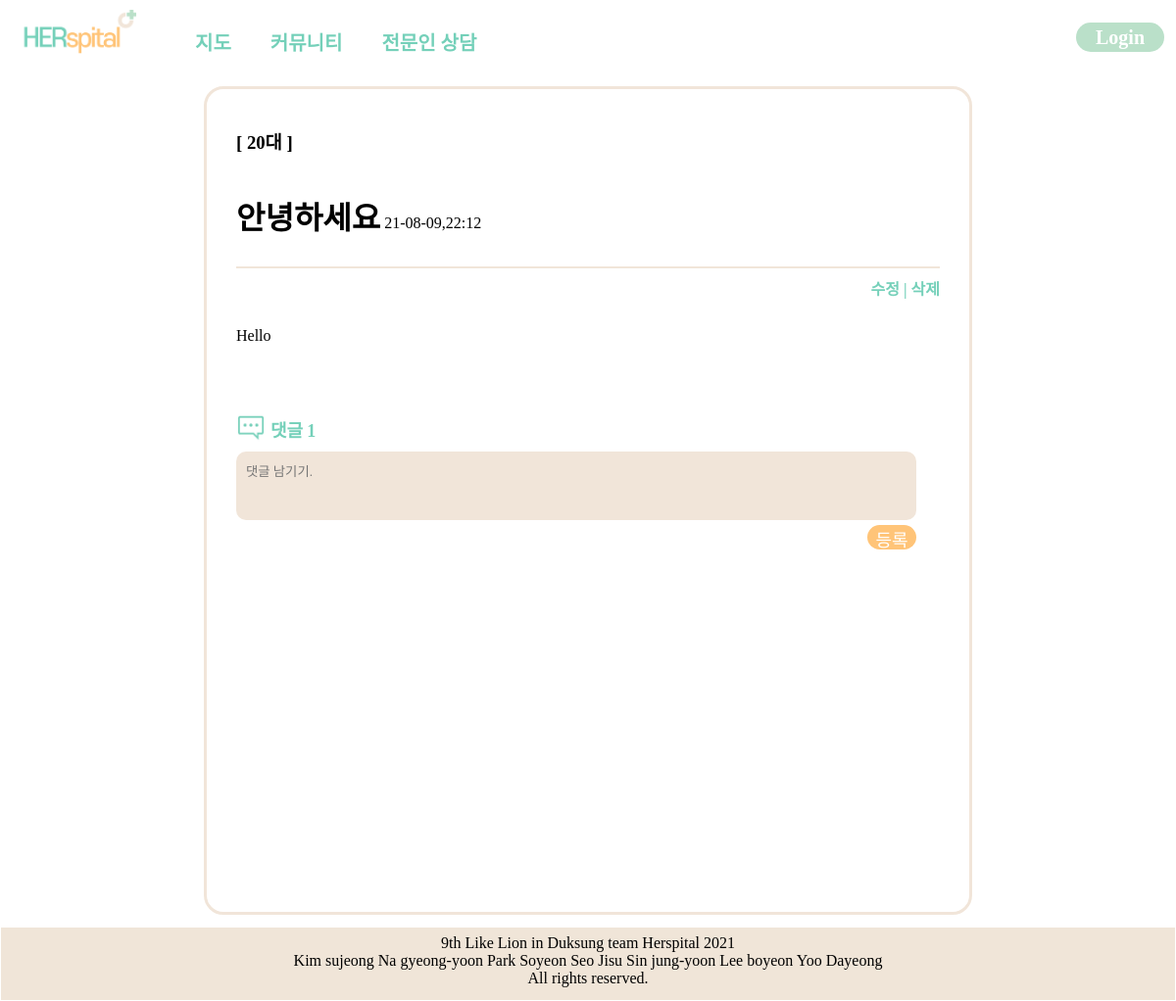
Page /community/detail/1 on the earlier database version.
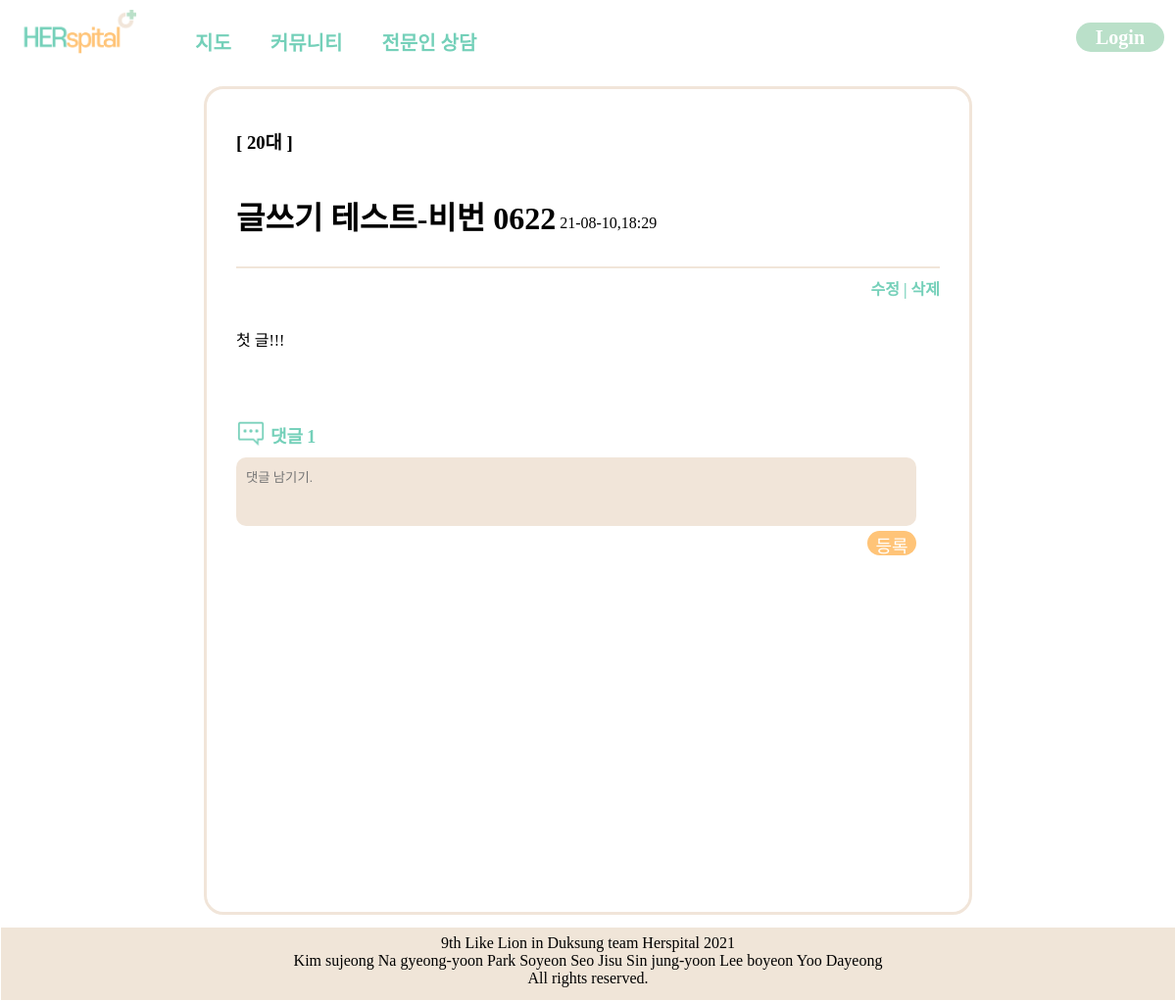
Same page on the later database version.
### community/models.py (models this page shows, shortened)
class Community(models.Model):
    title = models.CharField(max_length=200)
    publicSetting = models.BooleanField()
    password_Post = models.CharField(max_length=10, blank=True, null=True)
    age_tag = models.CharField(max_length=100)
    image = models.ImageField(upload_to = "community/", blank=True, null=True)
    body = models.TextField()
    pub_date = models.DateTimeField()
    author = models.ForeignKey(account_models.CustomUser,on_delete=models.CASCADE, null=True)

### community/views.py (the view)
# urls.py: path('detail/<str:id>', community_views.detail, name="detail"),
def detail(request,id):
    community = get_object_or_404(Community, pk = id)
    writerpw = request.POST.get('writerpw')
    return render(request, "community/detail.html", {'community':community})

### templates/community/detail.html (shortened to what this page needs)
{% load static %}
{% block css %}
    <link rel="stylesheet" href="{% static 'css/detail.css' %}" />
{% endblock %}
{% block navbar %}
    {% include "partials/base.html" %}
{% endblock %}
{% block content %}
    <div class="community__detail">
        <h3>[ {{ community.age_tag }} ]</h3>
        <h1>{{ community.title }}</h1>
        <span>{{ community.pub_date | date:'y-m-d,H:i'}}</span>
        <hr>
        <div class="modify_delete">
            <span onclick="showpwbox(this.id)" id="detail_modify" style="cursor: pointer">수정</span> |
            <span onclick="showpwbox(this.id)" id="detail_delete" style="cursor: pointer">삭제</span>
        </div>
        <br>
        <br>
        <p>{{ community.body }}</p>
        <br><br><br>
        <div class="community__reply">
            <img id="replyicon" src="{% static 'img/reply.png' %}">
            <div id="replytxt">댓글</div>
            <span id="review-count">1</span>
            <form action="{%url 'community:replycreate' %}" method="post" enctype="multipart/form-data">
            <div id="review">
                <div class="review-row">
                    <textarea id="new-review" name="new_review" rows="5" cols="90" placeholder="댓글 남기기."></textarea><br>
                    <button type="submit" onclick="submitReview()" class="review_btn">등록</button><br>
                </div>
                <br><br>
            </div>
        </form>
        </div>
    </div>
{% endblock %}
{% block footer %}
    {% include "partials/footer.html" %}
{% endblock %}

Differences in the rows shown:
changed Community: title "안녕하세요" → "글쓰기 테스트-비번 0622"; pub_date "21-08-09,22:12" → "21-08-10,18:29"; body "Hello" → "첫 글!!!"
